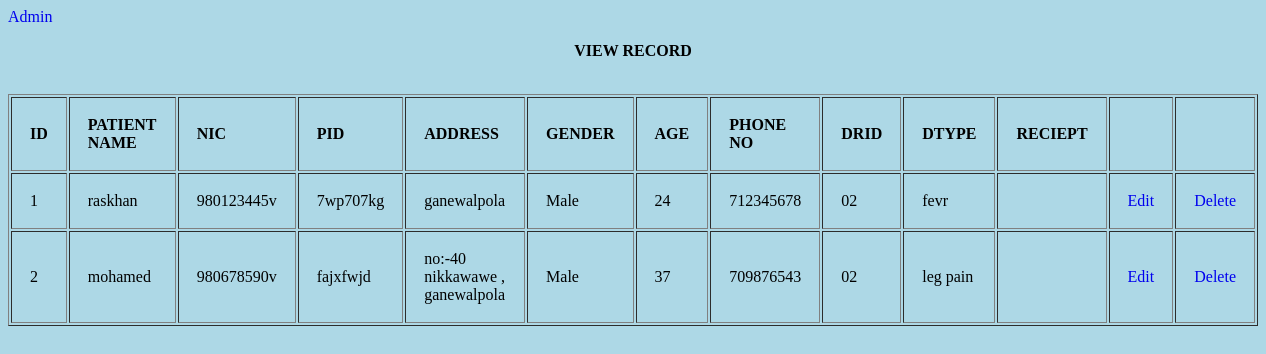
The page /viewpatients.php (signed in) on the database its author committed.
### tables this page shows
CREATE TABLE `register` (
  `id` int(11) NOT NULL,
  `name` varchar(255) NOT NULL,
  `nic` varchar(16) NOT NULL,
  `pid` varchar(100) NOT NULL,
  `address` varchar(255) NOT NULL,
  `gender` text NOT NULL,
  `age` int(3) NOT NULL,
  `phone` int(16) NOT NULL,
  `drid` varchar(20) NOT NULL,
  `dtype` varchar(255) NOT NULL,
  `reciept` text NOT NULL,
  `date` timestamp NOT NULL DEFAULT current_timestamp() ON UPDATE current_timestamp()
);

### viewpatients.php (the view, shortened to what this page needs)
<?php
	require_once('auth.php');
?>
<!DOCTYPE html>
<html>
<head>
	<link rel="stylesheet" type="text/css" href="css/adminstyle.css">
</head>
<body bgcolor="lightblue">
<a href="adminpanal.php"> Admin </a>
<p align="center"><b>VIEW RECORD</b></p>
<br />
<?php
        $result = mysqli_query($bd,"SELECT * FROM register ORDER BY id ASC") ;
        echo "<table align='center' border='1' cellpadding='10'>";
		echo "<tr> <th>ID</th> <th>PATIENT NAME</th> <th>NIC</th> <th>PID</th> <th>ADDRESS</th> <th>GENDER</th> <th>AGE</th> <th>PHONE NO</th> <th>DRID</th> <th>DTYPE</th> <th>RECIEPT</th> <th></th> <th></th> </tr>";
        while($row = mysqli_fetch_array( $result ))
		{
			echo "<tr>";
			echo '<td>' . $row['id'] . '</td>';
			echo '<td>' . $row['name'] . '</td>';
			echo '<td>' . $row['nic'] . '</td>';
			echo '<td>' . $row['pid'] . '</td>';
			echo '<td>' . $row['address'] . '</td>';
			echo '<td>' . $row['gender'] . '</td>';
			echo '<td>' . $row['age'] . '</td>';
			echo '<td>' . $row['phone'] . '</td>';
			echo '<td>' . $row['drid'] . '</td>';
			echo '<td>' . $row['dtype'] . '</td>';
			echo '<td><img src="'.RECIEPT_IMAGE_SITE_PATH.$row['reciept'].'" width="100" alt=""></td>';
			echo '<td><a href="register.php?id='.$row['id'].'">Edit</a></td>';
			echo '<td><a href="?type=delete&id='.$row['id'].'">Delete</a></td>';
			echo "</tr>";
		}
        echo "</table>";
?>
</body>
</html>

### css/adminstyle.css (style rules this page uses)
a:link { text-decoration: none }
th, td { text-align:left; padding:18px; }

### rows shown on the page
register: id "1", name "raskhan", nic "980123445v", pid "7wp707kg", address "ganewalpola", gender "Male", age "24", phone "712345678", drid "02", dtype "fevr"
register: id "2", name "mohamed", nic "980678590v", pid "fajxfwjd", address "no:-40 nikkawawe , ganewalpola", gender "Male", age "37", phone "709876543", drid "02", dtype "leg pain"
